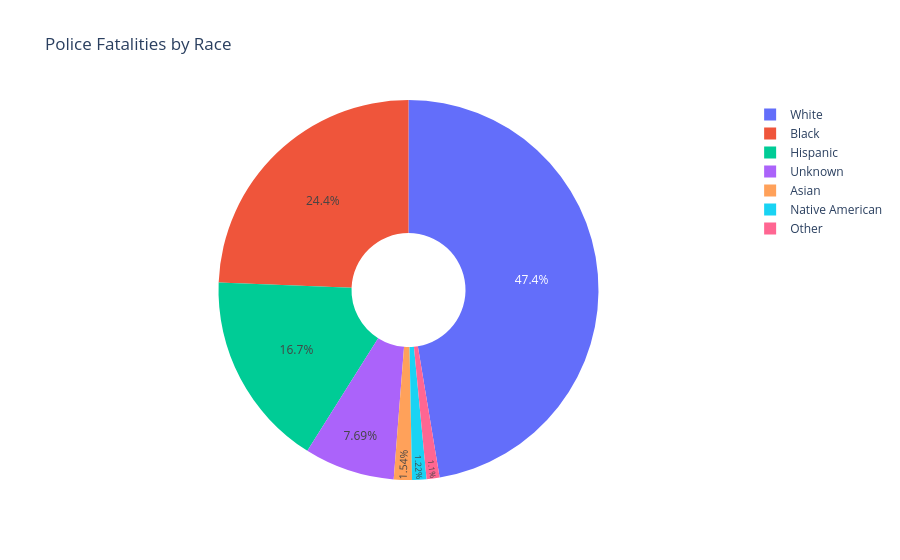

Notebook cell for this chart:
### Code cell
race_fatality_pie = px.pie(race_fatality, values='count', title='Police Fatalities by Race', 
                           names='race', hole=0.3)
race_fatality_pie.update_traces(textposition='inside', textinfo='percent')
race_fatality_pie.show()

### Figure 1 — Plotly figure (JSON) as saved in the notebook; plotly's stock layout.template omitted (floating-point values rounded to 4 significant figures)
{"data": [{"domain": {"x": [0, 1], "y": [0, 1]}, "hole": 0.3, "hovertemplate": "race=%{label}<br>count=%{value}<extra></extra>", "labels": ["White", "Black", "Hispanic", "Unknown", "Asian", "Native American", "Other"], "legendgroup": "", "name": "", "showlegend": true, "textinfo": "percent", "textposition": "inside", "type": "pie", "values": [1201, 618, 423, 195, 39, 31, 28]}], "layout": {"legend": {"tracegroupgap": 0}, "title": {"text": "Police Fatalities by Race"}}}
